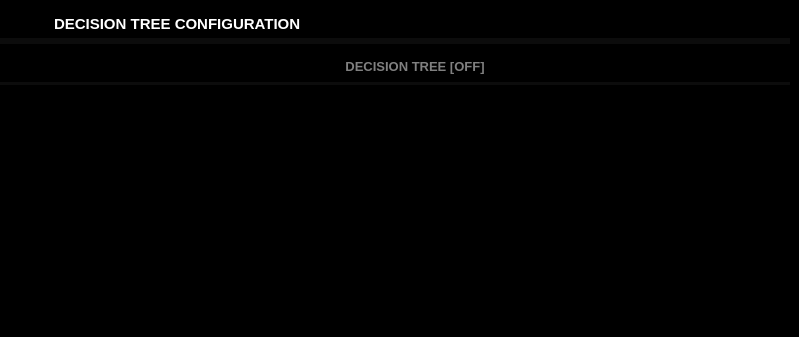
<?xml version="1.0" encoding="UTF-8"?>
<ui version="4.0">
 <class>MainWindow</class>
 <widget class="QMainWindow" name="MainWindow">
  <property name="geometry">
   <rect>
    <x>0</x>
    <y>0</y>
    <width>799</width>
    <height>337</height>
   </rect>
  </property>
  <property name="windowTitle">
   <string>MainWindow</string>
  </property>
  <property name="styleSheet">
   <string notr="true">background-color: black;
color: white;
Border: 0.5px solid white;

          </string>
  </property>
  <widget class="QWidget" name="centralwidget">
   <property name="styleSheet">
    <string notr="true">*{Border:0px}
QScrollBar:sub-page:vertical{background-color: #000000}
QScrollBar:add-page:vertical{background-color: #000000}
QScrollBar{background-color: #000000}
QScrollBar:sub-page:vertical{background-color: #000000} QScrollBar:add-page:vertical{background-color: #000000} QScrollBar{background-color: #000000}
QScrollBar::add-line:vertical { background-color: transparent}
QScrollBar::sub-line:vertical { background-color: transparent}
QScrollBar::handle:vertical {background-color: rgba(80, 80, 122, .25);}
QPushButton{color: gray}
QPushButton:hover{color: white}

QScrollBar:sub-page:horizontal{background-color: #000000}
QScrollBar:add-page:horizontal{background-color: #000000}
QScrollBar{background-color: #000000}
QScrollBar:sub-page:horizontal{background-color: #000000} QScrollBar:add-page:horizontal{background-color: #000000} QScrollBar{background-color: #000000}
QScrollBar::add-line:horizontal { background-color: transparent}
QScrollBar::sub-line:horizontal { background-color: transparent}
QScrollBar::handle:horizontal{background-color: rgba(80, 80, 122, .2);}

</string>
   </property>
   <layout class="QVBoxLayout" name="verticalLayout">
    <property name="leftMargin">
     <number>0</number>
    </property>
    <item>
     <widget class="QFrame" name="frame_2">
      <property name="maximumSize">
       <size>
        <width>16777215</width>
        <height>35</height>
       </size>
      </property>
      <property name="styleSheet">
       <string notr="true">Border-Bottom: 3px solid rgba(255,255,255,0.05);
</string>
      </property>
      <property name="frameShape">
       <enum>QFrame::StyledPanel</enum>
      </property>
      <property name="frameShadow">
       <enum>QFrame::Raised</enum>
      </property>
      <layout class="QHBoxLayout" name="horizontalLayout">
       <property name="spacing">
        <number>0</number>
       </property>
       <property name="leftMargin">
        <number>0</number>
       </property>
       <property name="topMargin">
        <number>0</number>
       </property>
       <property name="rightMargin">
        <number>0</number>
       </property>
       <property name="bottomMargin">
        <number>0</number>
       </property>
       <item>
        <widget class="QPushButton" name="pushButton">
         <property name="sizePolicy">
          <sizepolicy hsizetype="Preferred" vsizetype="Preferred">
           <horstretch>0</horstretch>
           <verstretch>0</verstretch>
          </sizepolicy>
         </property>
         <property name="maximumSize">
          <size>
           <width>50</width>
           <height>16777215</height>
          </size>
         </property>
         <property name="text">
          <string/>
         </property>
         <property name="icon">
          <iconset>
           <normaloff>icons/process.svg</normaloff>icons/process.svg</iconset>
         </property>
         <property name="iconSize">
          <size>
           <width>28</width>
           <height>28</height>
          </size>
         </property>
        </widget>
       </item>
       <item>
        <widget class="QLabel" name="label">
         <property name="font">
          <font>
           <pointsize>11</pointsize>
           <weight>75</weight>
           <bold>true</bold>
          </font>
         </property>
         <property name="text">
          <string>DECISION TREE CONFIGURATION</string>
         </property>
        </widget>
       </item>
      </layout>
     </widget>
    </item>
    <item>
     <widget class="QFrame" name="frame">
      <property name="maximumSize">
       <size>
        <width>16777215</width>
        <height>35</height>
       </size>
      </property>
      <property name="frameShape">
       <enum>QFrame::StyledPanel</enum>
      </property>
      <property name="frameShadow">
       <enum>QFrame::Raised</enum>
      </property>
      <layout class="QHBoxLayout" name="horizontalLayout_2">
       <property name="spacing">
        <number>0</number>
       </property>
       <property name="leftMargin">
        <number>0</number>
       </property>
       <property name="topMargin">
        <number>0</number>
       </property>
       <property name="rightMargin">
        <number>0</number>
       </property>
       <property name="bottomMargin">
        <number>0</number>
       </property>
       <item>
        <widget class="QFrame" name="frame_3">
         <property name="styleSheet">
          <string notr="true">Border-Bottom: 3px solid rgba(255,255,255,0.05);
</string>
         </property>
         <property name="frameShape">
          <enum>QFrame::StyledPanel</enum>
         </property>
         <property name="frameShadow">
          <enum>QFrame::Raised</enum>
         </property>
         <layout class="QHBoxLayout" name="horizontalLayout_3">
          <property name="spacing">
           <number>0</number>
          </property>
          <property name="leftMargin">
           <number>10</number>
          </property>
          <property name="topMargin">
           <number>0</number>
          </property>
          <property name="rightMargin">
           <number>0</number>
          </property>
          <property name="bottomMargin">
           <number>0</number>
          </property>
          <item>
           <widget class="QPushButton" name="pushButton_3">
            <property name="sizePolicy">
             <sizepolicy hsizetype="Preferred" vsizetype="Preferred">
              <horstretch>0</horstretch>
              <verstretch>0</verstretch>
             </sizepolicy>
            </property>
            <property name="maximumSize">
             <size>
              <width>30</width>
              <height>16777215</height>
             </size>
            </property>
            <property name="styleSheet">
             <string notr="true">Border-Bottom: 0px;</string>
            </property>
            <property name="text">
             <string/>
            </property>
            <property name="icon">
             <iconset>
              <normaloff>icons/process2.svg</normaloff>icons/process2.svg</iconset>
            </property>
            <property name="iconSize">
             <size>
              <width>23</width>
              <height>23</height>
             </size>
            </property>
           </widget>
          </item>
          <item>
           <widget class="QPushButton" name="pushButton_2">
            <property name="sizePolicy">
             <sizepolicy hsizetype="Preferred" vsizetype="Preferred">
              <horstretch>0</horstretch>
              <verstretch>0</verstretch>
             </sizepolicy>
            </property>
            <property name="font">
             <font>
              <pointsize>10</pointsize>
              <weight>75</weight>
              <bold>true</bold>
             </font>
            </property>
            <property name="styleSheet">
             <string notr="true">Border-Bottom: 0px;</string>
            </property>
            <property name="text">
             <string>DECISION TREE [OFF]</string>
            </property>
           </widget>
          </item>
         </layout>
        </widget>
       </item>
      </layout>
     </widget>
    </item>
    <item>
     <widget class="QFrame" name="frame_4">
      <property name="frameShape">
       <enum>QFrame::StyledPanel</enum>
      </property>
      <property name="frameShadow">
       <enum>QFrame::Raised</enum>
      </property>
      <layout class="QVBoxLayout" name="verticalLayout_2"/>
     </widget>
    </item>
   </layout>
  </widget>
 </widget>
 <resources/>
 <connections/>
</ui>
